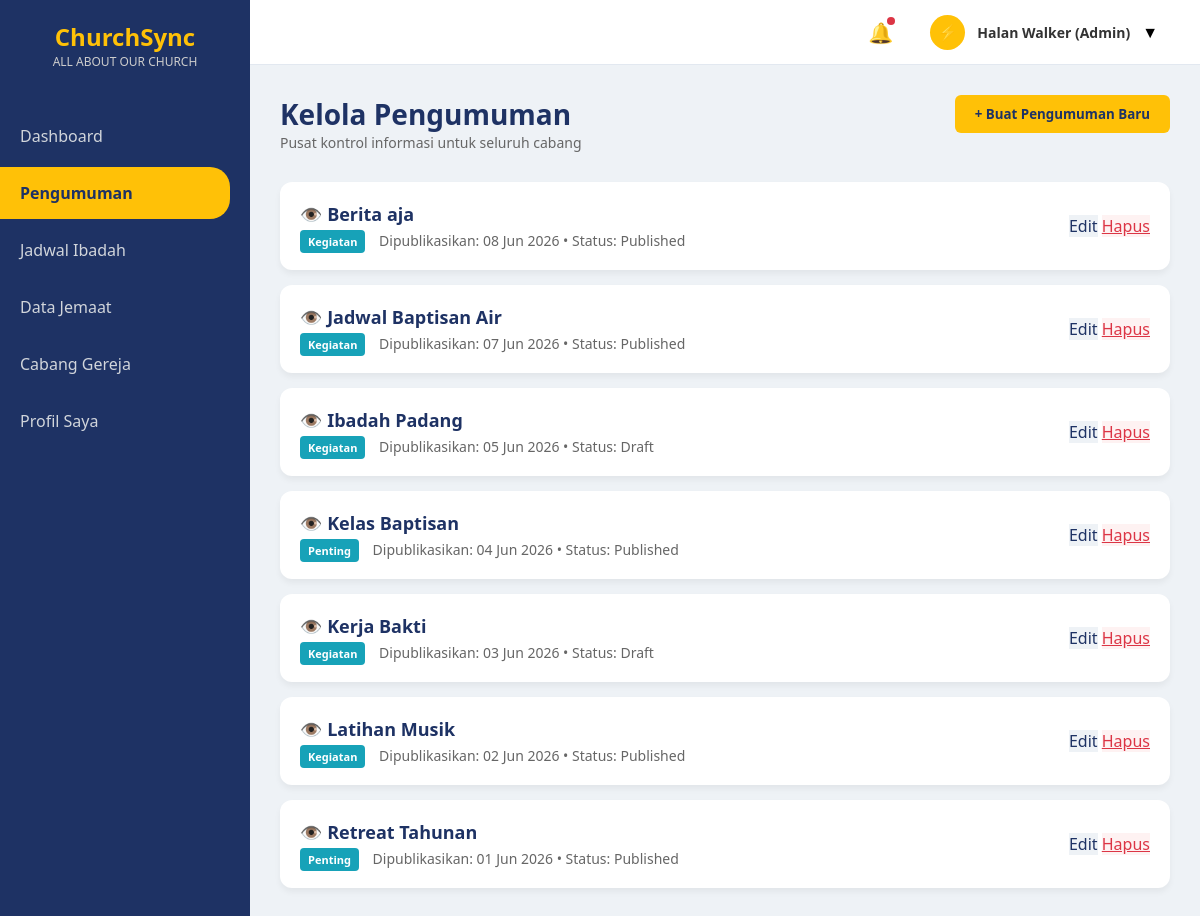
Before: /admin/pengumuman_admin.php (signed in) with the older database file.
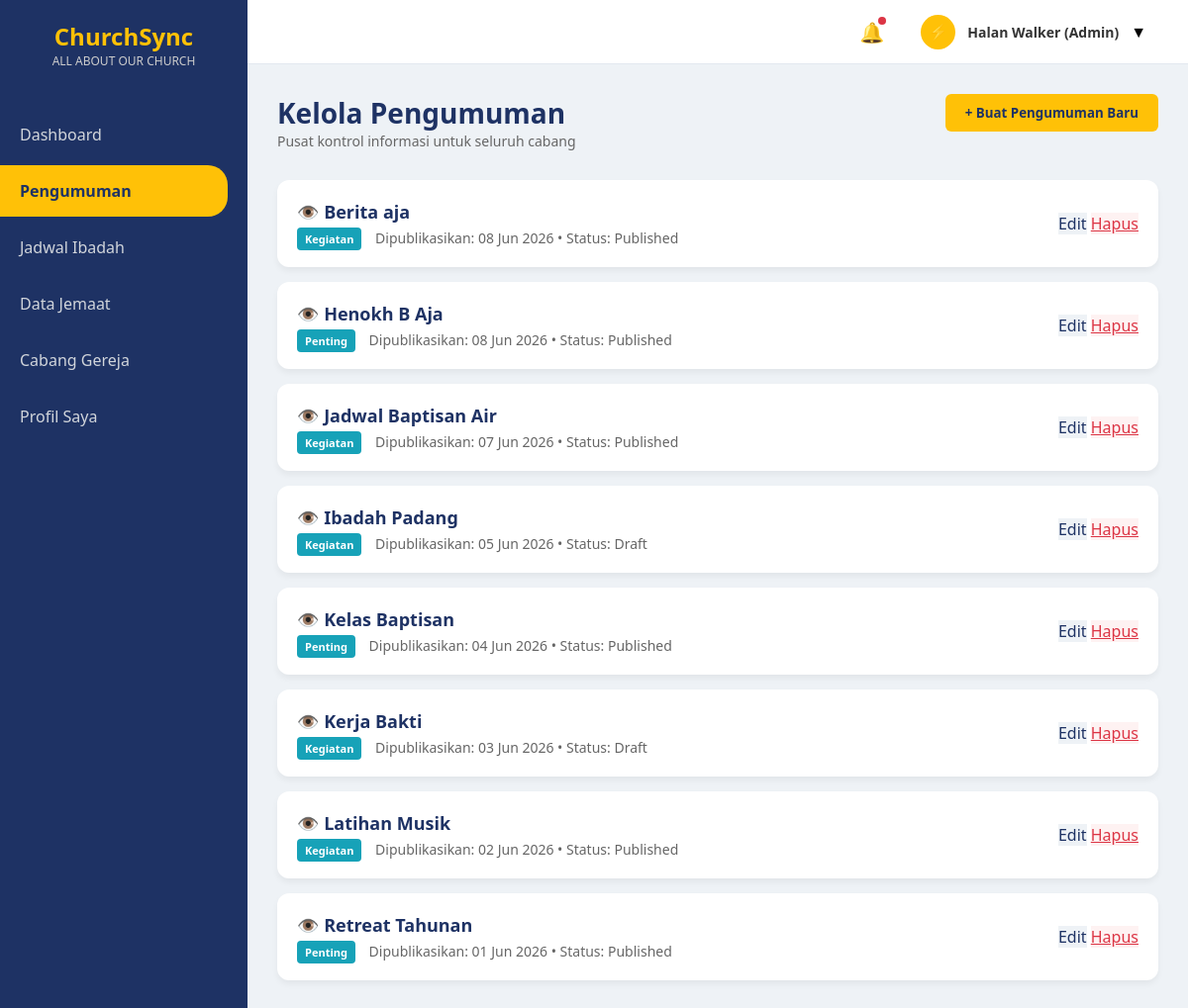
After: the same page with the newer database file.
### tables this page shows
CREATE TABLE `pengumuman` (
  `id_pengumuman` int(20) NOT NULL AUTO_INCREMENT,
  `judul_pengumuman` varchar(255) NOT NULL,
  `isi_pengumuman` text NOT NULL,
  `tanggal_publikasi` date NOT NULL,
  `status_publikasi` enum('Draft','Published') NOT NULL,
  `kategori_pengumuman` varchar(50) NOT NULL,
  `gambar_pendukung` varchar(255) NOT NULL,
  PRIMARY KEY (`id_pengumuman`)
);

### admin/pengumuman_admin.php (the view, shortened to what this page needs)
<?php
include '../koneksi.php';
$query_pengumuman = mysqli_query($conn, "SELECT * FROM pengumuman ORDER BY tanggal_publikasi DESC");
?>
<!DOCTYPE html>
<html lang="id">
<head>
    <link rel="stylesheet" href="../style.css">
</head>
<body>
    <div class="sidebar">
        <div class="sidebar-logo">ChurchSync<span>ALL ABOUT OUR CHURCH</span></div>
        <nav>
            <a href="dashboard_admin.php" class="nav-link">Dashboard</a>
            <a href="pengumuman_admin.php" class="nav-link active">Pengumuman</a>
            <a href="jadwal_admin_up.php" class="nav-link">Jadwal Ibadah</a>
            <a href="data_jemaat_admin.php" class="nav-link">Data Jemaat</a>
            <a href="cabang_admin.php" class="nav-link">Cabang Gereja</a>
            <a href="profil_admin.php" class="nav-link">Profil Saya</a>
        </nav>
    </div>
    <div class="content-wrapper">
        <div class="top-navbar">
            <div class="navbar-right">
                <div class="noti-icon">🔔<span class="noti-badge"></span></div>
                <div class="user-profile-dropdown">
                    <div class="nav-avatar">⚡</div>
                    <div class="nav-user-name"><?= $_SESSION['nama_lengkap']; ?> (Admin)</div>▼
                </div>
            </div>
        </div>
        <div class="main-content">
            <div class="header-toolbar">
                <div class="page-title">
                    <h2>Kelola Pengumuman</h2>
                    <p>Pusat kontrol informasi untuk seluruh cabang</p>
                </div>
                <button class="btn-add" onclick="document.getElementById('modalTambah').style.display='flex'">+ Buat
                    Pengumuman Baru</button>
            </div>
            <?php
            if (mysqli_num_rows($query_pengumuman) == 0) {
                echo "<p style='text-align:center; color:#666;'>Belum ada data pengumuman.</p>";
            } else {
                while ($row = mysqli_fetch_assoc($query_pengumuman)) :
            ?>
                    <div class="list-card">
                        <div class="list-info">
                            <h4 onclick="bukaModalView('<?= addslashes($row['judul_pengumuman']); ?>', '<?= $row['kategori_pengumuman']; ?>', '<?= date('d M Y', strtotime($row['tanggal_publikasi'])); ?>', '<?= addslashes(str_replace(array("\r", "\n"), '<br>', $row['isi_pengumuman'])); ?>', '<?= $row['gambar_pendukung']; ?>')" style="cursor: pointer; hover: underline;">
                                👁️ <?= $row['judul_pengumuman']; ?>
                            </h4>
                            <p>
                                <span class="badge-kategori"><?= $row['kategori_pengumuman']; ?></span>
                                Dipublikasikan: <?= date('d M Y', strtotime($row['tanggal_publikasi'])); ?> • Status: <?= $row['status_publikasi']; ?>
                            </p>
                        </div>
                        <div class="action-btns">
                            <a href="pengumuman_admin.php?edit_id=<?= $row['id_pengumuman']; ?>" class="btn-edit" style="text-decoration: none; display: inline-block;">Edit</a>
                            <a href="hapus_pengumuman.php?id=<?= $row['id_pengumuman']; ?>" class="btn-delete" onclick="return confirm('Yakin mau hapus pengumuman ini?');">Hapus</a>
                        </div>
                    </div>
            <?php
                endwhile;
            }
            ?>
        </div>
    </div>
</body>
</html>

Changed rows visible on the page:
added pengumuman: judul_pengumuman "Henokh B Aja", kategori_pengumuman "Penting", tanggal_publikasi "08 Jun 2026", status_publikasi "Published"
